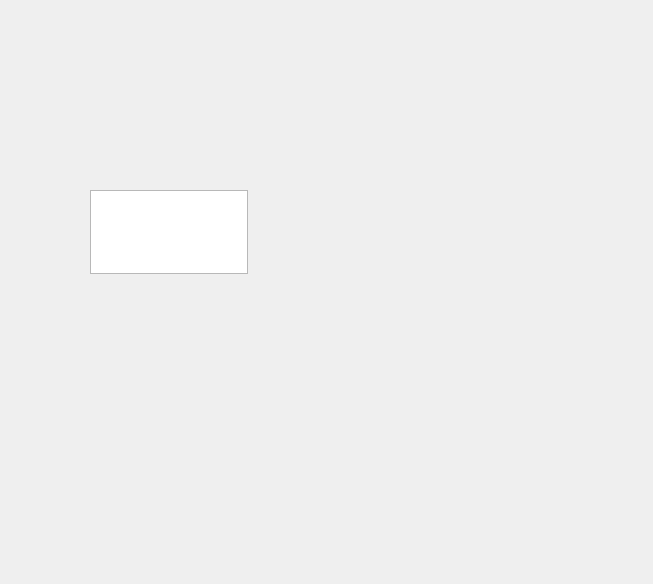
<?xml version="1.0" encoding="UTF-8"?>
<ui version="4.0">
 <class>LevelGauge</class>
 <widget class="QDockWidget" name="LevelGauge">
  <property name="geometry">
   <rect>
    <x>0</x>
    <y>0</y>
    <width>653</width>
    <height>584</height>
   </rect>
  </property>
  <property name="windowTitle">
   <string>Level Gauge</string>
  </property>
  <widget class="QWidget" name="dockWidgetContents">
   <widget class="QWidget" name="horizontalLayoutWidget">
    <property name="geometry">
     <rect>
      <x>140</x>
      <y>80</y>
      <width>160</width>
      <height>86</height>
     </rect>
    </property>
    <layout class="QHBoxLayout" name="horizontalLayout"/>
   </widget>
   <widget class="QTreeView" name="treeView">
    <property name="geometry">
     <rect>
      <x>90</x>
      <y>190</y>
      <width>158</width>
      <height>84</height>
     </rect>
    </property>
   </widget>
  </widget>
 </widget>
 <resources/>
 <connections/>
</ui>
